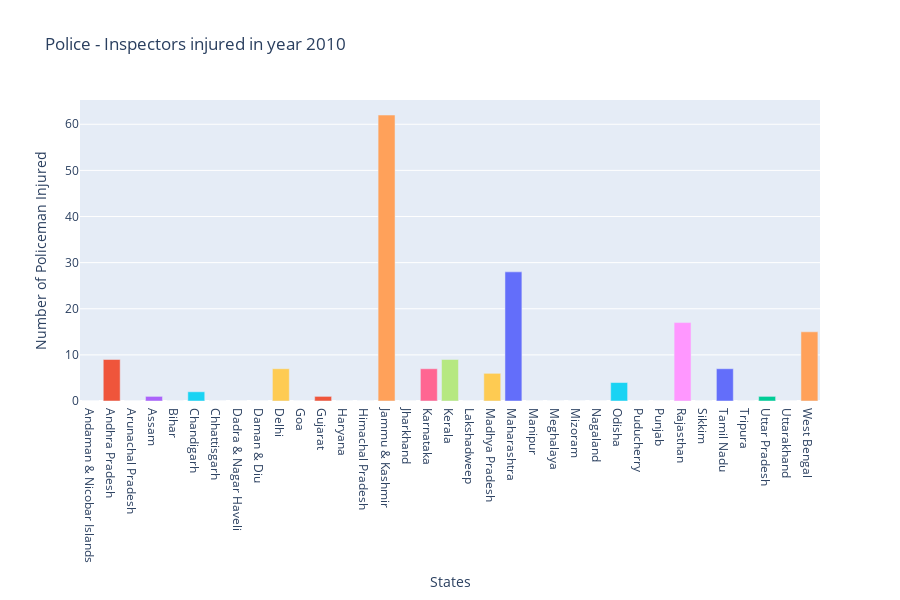

Notebook code cell kept with this figure:
### Code cell
year = set1['Year'].values
vals = set1['Police_Injured_Total_Policemen'].values
groupname = list(set(set1['Group_Name'].values))
# print(groupname)
gn = set1['Group_Name'].values
fvals =[]
states = set1['Area_Name'].values
fstates = []
for i in range(len(vals)):
    if ((year[i] == 2010) and (gn[i] == 'Police - Inspectors')):
        fvals.append(vals[i])
        fstates.append(states[i])
named_colorscales = px.colors.named_colorscales()
fig = px.bar(set1, x=fstates, y=fvals, title="Police - Inspectors injured in year 2010",height=600 ,color= named_colorscales[:len(fvals)])
fig.update_layout(xaxis_title="States",
    yaxis_title="Number of Policeman Injured")
fig.update_layout(showlegend=False)
fig.show()

# A high number of Inspectors were Injured in Jammu and Kashmir in Year 2010

### Figure 1 — Plotly figure (JSON) as saved in the notebook; plotly's stock layout.template omitted (floating-point values rounded to 4 significant figures)
{"data": [{"alignmentgroup": "True", "hovertemplate": "color=aggrnyl<br>x=%{x}<br>y=%{y}<extra></extra>", "legendgroup": "aggrnyl", "marker": {"color": "#636efa"}, "name": "aggrnyl", "offsetgroup": "aggrnyl", "orientation": "v", "showlegend": true, "textposition": "auto", "type": "bar", "x": ["Andaman & Nicobar Islands"], "xaxis": "x", "y": [0], "yaxis": "y"}, {"alignmentgroup": "True", "hovertemplate": "color=agsunset<br>x=%{x}<br>y=%{y}<extra></extra>", "legendgroup": "agsunset", "marker": {"color": "#EF553B"}, "name": "agsunset", "offsetgroup": "agsunset", "orientation": "v", "showlegend": true, "textposition": "auto", "type": "bar", "x": ["Andhra Pradesh"], "xaxis": "x", "y": [9], "yaxis": "y"}, {"alignmentgroup": "True", "hovertemplate": "color=blackbody<br>x=%{x}<br>y=%{y}<extra></extra>", "legendgroup": "blackbody", "marker": {"color": "#00cc96"}, "name": "blackbody", "offsetgroup": "blackbody", "orientation": "v", "showlegend": true, "textposition": "auto", "type": "bar", "x": ["Arunachal Pradesh"], "xaxis": "x", "y": [0], "yaxis": "y"}, {"alignmentgroup": "True", "hovertemplate": "color=bluered<br>x=%{x}<br>y=%{y}<extra></extra>", "legendgroup": "bluered", "marker": {"color": "#ab63fa"}, "name": "bluered", "offsetgroup": "bluered", "orientation": "v", "showlegend": true, "textposition": "auto", "type": "bar", "x": ["Assam"], "xaxis": "x", "y": [1], "yaxis": "y"}, {"alignmentgroup": "True", "hovertemplate": "color=blues<br>x=%{x}<br>y=%{y}<extra></extra>", "legendgroup": "blues", "marker": {"color": "#FFA15A"}, "name": "blues", "offsetgroup": "blues", "orientation": "v", "showlegend": true, "textposition": "auto", "type": "bar", "x": ["Bihar"], "xaxis": "x", "y": [0], "yaxis": "y"}, {"alignmentgroup": "True", "hovertemplate": "color=blugrn<br>x=%{x}<br>y=%{y}<extra></extra>", "legendgroup": "blugrn", "marker": {"color": "#19d3f3"}, "name": "blugrn", "offsetgroup": "blugrn", "orientation": "v", "showlegend": true, "textposition": "auto", "type": "bar", "x": ["Chandigarh"], "xaxis": "x", "y": [2], "yaxis": "y"}, {"alignmentgroup": "True", "hovertemplate": "color=bluyl<br>x=%{x}<br>y=%{y}<extra></extra>", "legendgroup": "bluyl", "marker": {"color": "#FF6692"}, "name": "bluyl", "offsetgroup": "bluyl", "orientation": "v", "showlegend": true, "textposition": "auto", "type": "bar", "x": ["Chhattisgarh"], "xaxis": "x", "y": [0], "yaxis": "y"}, {"alignmentgroup": "True", "hovertemplate": "color=brwnyl<br>x=%{x}<br>y=%{y}<extra></extra>", "legendgroup": "brwnyl", "marker": {"color": "#B6E880"}, "name": "brwnyl", "offsetgroup": "brwnyl", "orientation": "v", "showlegend": true, "textposition": "auto", "type": "bar", "x": ["Dadra & Nagar Haveli"], "xaxis": "x", "y": [0], "yaxis": "y"}, {"alignmentgroup": "True", "hovertemplate": "color=bugn<br>x=%{x}<br>y=%{y}<extra></extra>", "legendgroup": "bugn", "marker": {"color": "#FF97FF"}, "name": "bugn", "offsetgroup": "bugn", "orientation": "v", "showlegend": true, "textposition": "auto", "type": "bar", "x": ["Daman & Diu"], "xaxis": "x", "y": [0], "yaxis": "y"}, {"alignmentgroup": "True", "hovertemplate": "color=bupu<br>x=%{x}<br>y=%{y}<extra></extra>", "legendgroup": "bupu", "marker": {"color": "#FECB52"}, "name": "bupu", "offsetgroup": "bupu", "orientation": "v", "showlegend": true, "textposition": "auto", "type": "bar", "x": ["Delhi"], "xaxis": "x", "y": [7], "yaxis": "y"}, {"alignmentgroup": "True", "hovertemplate": "color=burg<br>x=%{x}<br>y=%{y}<extra></extra>", "legendgroup": "burg", "marker": {"color": "#636efa"}, "name": "burg", "offsetgroup": "burg", "orientation": "v", "showlegend": true, "textposition": "auto", "type": "bar", "x": ["Goa"], "xaxis": "x", "y": [0], "yaxis": "y"}, {"alignmentgroup": "True", "hovertemplate": "color=burgyl<br>x=%{x}<br>y=%{y}<extra></extra>", "legendgroup": "burgyl", "marker": {"color": "#EF553B"}, "name": "burgyl", "offsetgroup": "burgyl", "orientation": "v", "showlegend": true, "textposition": "auto", "type": "bar", "x": ["Gujarat"], "xaxis": "x", "y": [1], "yaxis": "y"}, {"alignmentgroup": "True", "hovertemplate": "color=cividis<br>x=%{x}<br>y=%{y}<extra></extra>", "legendgroup": "cividis", "marker": {"color": "#00cc96"}, "name": "cividis", "offsetgroup": "cividis", "orientation": "v", "showlegend": true, "textposition": "auto", "type": "bar", "x": ["Haryana"], "xaxis": "x", "y": [0], "yaxis": "y"}, {"alignmentgroup": "True", "hovertemplate": "color=darkmint<br>x=%{x}<br>y=%{y}<extra></extra>", "legendgroup": "darkmint", "marker": {"color": "#ab63fa"}, "name": "darkmint", "offsetgroup": "darkmint", "orientation": "v", "showlegend": true, "textposition": "auto", "type": "bar", "x": ["Himachal Pradesh"], "xaxis": "x", "y": [0], "yaxis": "y"}, {"alignmentgroup": "True", "hovertemplate": "color=electric<br>x=%{x}<br>y=%{y}<extra></extra>", "legendgroup": "electric", "marker": {"color": "#FFA15A"}, "name": "electric", "offsetgroup": "electric", "orientation": "v", "showlegend": true, "textposition": "auto", "type": "bar", "x": ["Jammu & Kashmir"], "xaxis": "x", "y": [62], "yaxis": "y"}, {"alignmentgroup": "True", "hovertemplate": "color=emrld<br>x=%{x}<br>y=%{y}<extra></extra>", "legendgroup": "emrld", "marker": {"color": "#19d3f3"}, "name": "emrld", "offsetgroup": "emrld", "orientation": "v", "showlegend": true, "textposition": "auto", "type": "bar", "x": ["Jharkhand"], "xaxis": "x", "y": [0], "yaxis": "y"}, {"alignmentgroup": "True", "hovertemplate": "color=gnbu<br>x=%{x}<br>y=%{y}<extra></extra>", "legendgroup": "gnbu", "marker": {"color": "#FF6692"}, "name": "gnbu", "offsetgroup": "gnbu", "orientation": "v", "showlegend": true, "textposition": "auto", "type": "bar", "x": ["Karnataka"], "xaxis": "x", "y": [7], "yaxis": "y"}, {"alignmentgroup": "True", "hovertemplate": "color=greens<br>x=%{x}<br>y=%{y}<extra></extra>", "legendgroup": "greens", "marker": {"color": "#B6E880"}, "name": "greens", "offsetgroup": "greens", "orientation": "v", "showlegend": true, "textposition": "auto", "type": "bar", "x": ["Kerala"], "xaxis": "x", "y": [9], "yaxis": "y"}, {"alignmentgroup": "True", "hovertemplate": "color=greys<br>x=%{x}<br>y=%{y}<extra></extra>", "legendgroup": "greys", "marker": {"color": "#FF97FF"}, "name": "greys", "offsetgroup": "greys", "orientation": "v", "showlegend": true, "textposition": "auto", "type": "bar", "x": ["Lakshadweep"], "xaxis": "x", "y": [0], "yaxis": "y"}, {"alignmentgroup": "True", "hovertemplate": "color=hot<br>x=%{x}<br>y=%{y}<extra></extra>", "legendgroup": "hot", "marker": {"color": "#FECB52"}, "name": "hot", "offsetgroup": "hot", "orientation": "v", "showlegend": true, "textposition": "auto", "type": "bar", "x": ["Madhya Pradesh"], "xaxis": "x", "y": [6], "yaxis": "y"}, {"alignmentgroup": "True", "hovertemplate": "color=inferno<br>x=%{x}<br>y=%{y}<extra></extra>", "legendgroup": "inferno", "marker": {"color": "#636efa"}, "name": "inferno", "offsetgroup": "inferno", "orientation": "v", "showlegend": true, "textposition": "auto", "type": "bar", "x": ["Maharashtra"], "xaxis": "x", "y": [28], "yaxis": "y"}, {"alignmentgroup": "True", "hovertemplate": "color=jet<br>x=%{x}<br>y=%{y}<extra></extra>", "legendgroup": "jet", "marker": {"color": "#EF553B"}, "name": "jet", "offsetgroup": "jet", "orientation": "v", "showlegend": true, "textposition": "auto", "type": "bar", "x": ["Manipur"], "xaxis": "x", "y": [0], "yaxis": "y"}, {"alignmentgroup": "True", "hovertemplate": "color=magenta<br>x=%{x}<br>y=%{y}<extra></extra>", "legendgroup": "magenta", "marker": {"color": "#00cc96"}, "name": "magenta", "offsetgroup": "magenta", "orientation": "v", "showlegend": true, "textposition": "auto", "type": "bar", "x": ["Meghalaya"], "xaxis": "x", "y": [0], "yaxis": "y"}, {"alignmentgroup": "True", "hovertemplate": "color=magma<br>x=%{x}<br>y=%{y}<extra></extra>", "legendgroup": "magma", "marker": {"color": "#ab63fa"}, "name": "magma", "offsetgroup": "magma", "orientation": "v", "showlegend": true, "textposition": "auto", "type": "bar", "x": ["Mizoram"], "xaxis": "x", "y": [0], "yaxis": "y"}, {"alignmentgroup": "True", "hovertemplate": "color=mint<br>x=%{x}<br>y=%{y}<extra></extra>", "legendgroup": "mint", "marker": {"color": "#FFA15A"}, "name": "mint", "offsetgroup": "mint", "orientation": "v", "showlegend": true, "textposition": "auto", "type": "bar", "x": ["Nagaland"], "xaxis": "x", "y": [0], "yaxis": "y"}, {"alignmentgroup": "True", "hovertemplate": "color=orrd<br>x=%{x}<br>y=%{y}<extra></extra>", "legendgroup": "orrd", "marker": {"color": "#19d3f3"}, "name": "orrd", "offsetgroup": "orrd", "orientation": "v", "showlegend": true, "textposition": "auto", "type": "bar", "x": ["Odisha"], "xaxis": "x", "y": [4], "yaxis": "y"}, {"alignmentgroup": "True", "hovertemplate": "color=oranges<br>x=%{x}<br>y=%{y}<extra></extra>", "legendgroup": "oranges", "marker": {"color": "#FF6692"}, "name": "oranges", "offsetgroup": "oranges", "orientation": "v", "showlegend": true, "textposition": "auto", "type": "bar", "x": ["Puducherry"], "xaxis": "x", "y": [0], "yaxis": "y"}, {"alignmentgroup": "True", "hovertemplate": "color=oryel<br>x=%{x}<br>y=%{y}<extra></extra>", "legendgroup": "oryel", "marker": {"color": "#B6E880"}, "name": "oryel", "offsetgroup": "oryel", "orientation": "v", "showlegend": true, "textposition": "auto", "type": "bar", "x": ["Punjab"], "xaxis": "x", "y": [0], "yaxis": "y"}, {"alignmentgroup": "True", "hovertemplate": "color=peach<br>x=%{x}<br>y=%{y}<extra></extra>", "legendgroup": "peach", "marker": {"color": "#FF97FF"}, "name": "peach", "offsetgroup": "peach", "orientation": "v", "showlegend": true, "textposition": "auto", "type": "bar", "x": ["Rajasthan"], "xaxis": "x", "y": [17], "yaxis": "y"}, {"alignmentgroup": "True", "hovertemplate": "color=pinkyl<br>x=%{x}<br>y=%{y}<extra></extra>", "legendgroup": "pinkyl", "marker": {"color": "#FECB52"}, "name": "pinkyl", "offsetgroup": "pinkyl", "orientation": "v", "showlegend": true, "textposition": "auto", "type": "bar", "x": ["Sikkim"], "xaxis": "x", "y": [0], "yaxis": "y"}, {"alignmentgroup": "True", "hovertemplate": "color=plasma<br>x=%{x}<br>y=%{y}<extra></extra>", "legendgroup": "plasma", "marker": {"color": "#636efa"}, "name": "plasma", "offsetgroup": "plasma", "orientation": "v", "showlegend": true, "textposition": "auto", "type": "bar", "x": ["Tamil Nadu"], "xaxis": "x", "y": [7], "yaxis": "y"}, {"alignmentgroup": "True", "hovertemplate": "color=plotly3<br>x=%{x}<br>y=%{y}<extra></extra>", "legendgroup": "plotly3", "marker": {"color": "#EF553B"}, "name": "plotly3", "offsetgroup": "plotly3", "orientation": "v", "showlegend": true, "textposition": "auto", "type": "bar", "x": ["Tripura"], "xaxis": "x", "y": [0], "yaxis": "y"}, {"alignmentgroup": "True", "hovertemplate": "color=pubu<br>x=%{x}<br>y=%{y}<extra></extra>", "legendgroup": "pubu", "marker": {"color": "#00cc96"}, "name": "pubu", "offsetgroup": "pubu", "orientation": "v", "showlegend": true, "textposition": "auto", "type": "bar", "x": ["Uttar Pradesh"], "xaxis": "x", "y": [1], "yaxis": "y"}, {"alignmentgroup": "True", "hovertemplate": "color=pubugn<br>x=%{x}<br>y=%{y}<extra></extra>", "legendgroup": "pubugn", "marker": {"color": "#ab63fa"}, "name": "pubugn", "offsetgroup": "pubugn", "orientation": "v", "showlegend": true, "textposition": "auto", "type": "bar", "x": ["Uttarakhand"], "xaxis": "x", "y": [0], "yaxis": "y"}, {"alignmentgroup": "True", "hovertemplate": "color=purd<br>x=%{x}<br>y=%{y}<extra></extra>", "legendgroup": "purd", "marker": {"color": "#FFA15A"}, "name": "purd", "offsetgroup": "purd", "orientation": "v", "showlegend": true, "textposition": "auto", "type": "bar", "x": ["West Bengal"], "xaxis": "x", "y": [15], "yaxis": "y"}], "layout": {"barmode": "relative", "height": 600, "legend": {"title": {"text": "color"}, "tracegroupgap": 0}, "showlegend": false, "title": {"text": "Police - Inspectors injured in year 2010"}, "xaxis": {"anchor": "y", "domain": [0, 1], "title": {"text": "States"}}, "yaxis": {"anchor": "x", "domain": [0, 1], "title": {"text": "Number of Policeman Injured"}}}}
